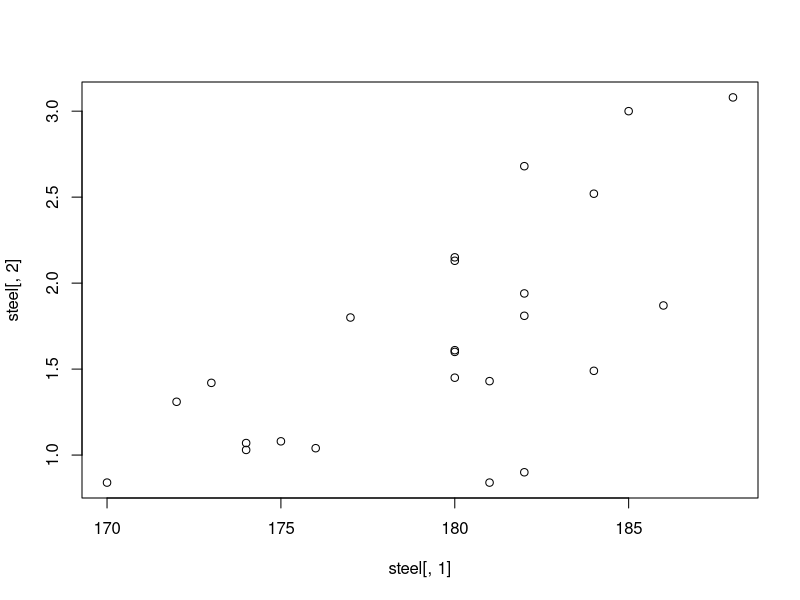

Reproduce this figure in R.
steel <- read.csv('steel.csv', header=TRUE)

#a
stem(steel[,1])
stem(steel[,2])

#b
plot(steel[,1], steel[,2])

#c
cor(steel[,1], steel[,2])